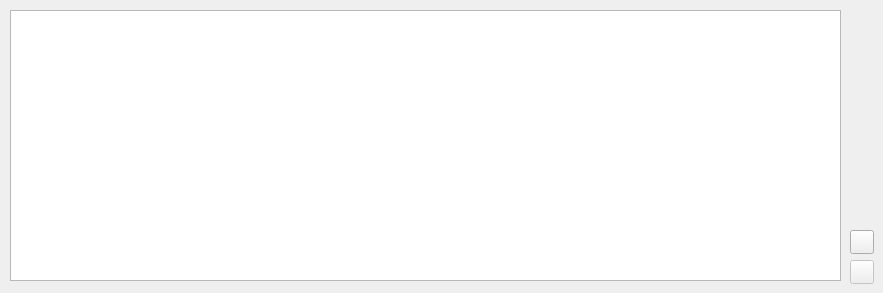
      <widget class="QWidget" name="tab">
       <attribute name="title">
        <string>Income Categories</string>
       </attribute>
       <widget class="QTableView" name="tableView_Income_Categories">
        <property name="geometry">
         <rect>
          <x>10</x>
          <y>10</y>
          <width>831</width>
          <height>271</height>
         </rect>
        </property>
       </widget>
       <widget class="QPushButton" name="pushButton_DeleteIncomeCat">
        <property name="enabled">
         <bool>false</bool>
        </property>
        <property name="geometry">
         <rect>
          <x>850</x>
          <y>260</y>
          <width>24</width>
          <height>24</height>
         </rect>
        </property>
        <property name="text">
         <string/>
        </property>
        <property name="icon">
         <iconset>
          <normaloff>../../Custom_Icons/DeleteRow.png</normaloff>../../Custom_Icons/DeleteRow.png</iconset>
        </property>
        <property name="iconSize">
         <size>
          <width>32</width>
          <height>32</height>
         </size>
        </property>
       </widget>
       <widget class="QPushButton" name="pushButton_AddIncomeCat">
        <property name="geometry">
         <rect>
          <x>850</x>
          <y>230</y>
          <width>24</width>
          <height>24</height>
         </rect>
        </property>
        <property name="text">
         <string/>
        </property>
        <property name="icon">
         <iconset>
          <normaloff>../../Custom_Icons/AddRow.png</normaloff>../../Custom_Icons/AddRow.png</iconset>
        </property>
        <property name="iconSize">
         <size>
          <width>32</width>
          <height>32</height>
         </size>
        </property>
       </widget>
      </widget>
